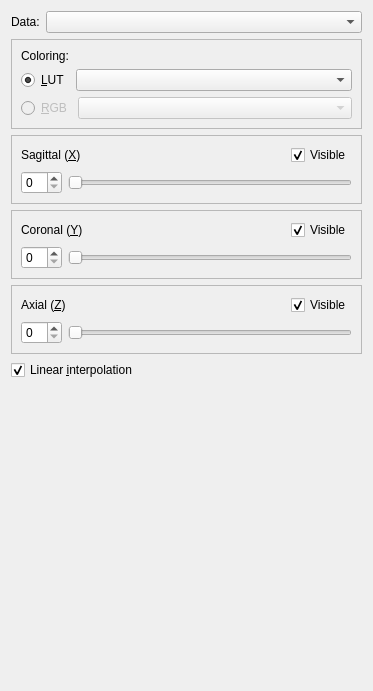
<?xml version="1.0" encoding="UTF-8"?>
<ui version="4.0">
 <class>PlanesWidget</class>
 <widget class="QWidget" name="PlanesWidget">
  <property name="geometry">
   <rect>
    <x>0</x>
    <y>0</y>
    <width>373</width>
    <height>691</height>
   </rect>
  </property>
  <property name="windowTitle">
   <string>Form</string>
  </property>
  <layout class="QVBoxLayout" name="verticalLayout_2">
   <item>
    <layout class="QHBoxLayout" name="horizontalLayout_4">
     <item>
      <widget class="QLabel" name="label">
       <property name="sizePolicy">
        <sizepolicy hsizetype="Minimum" vsizetype="Preferred">
         <horstretch>0</horstretch>
         <verstretch>0</verstretch>
        </sizepolicy>
       </property>
       <property name="text">
        <string>Data:</string>
       </property>
      </widget>
     </item>
     <item>
      <widget class="QComboBox" name="dataComboBox">
       <property name="sizePolicy">
        <sizepolicy hsizetype="MinimumExpanding" vsizetype="Fixed">
         <horstretch>0</horstretch>
         <verstretch>0</verstretch>
        </sizepolicy>
       </property>
      </widget>
     </item>
    </layout>
   </item>
   <item>
    <widget class="QFrame" name="frame">
     <property name="frameShape">
      <enum>QFrame::StyledPanel</enum>
     </property>
     <property name="frameShadow">
      <enum>QFrame::Raised</enum>
     </property>
     <layout class="QVBoxLayout" name="verticalLayout">
      <item>
       <widget class="QLabel" name="label_2">
        <property name="text">
         <string>Coloring:</string>
        </property>
        <property name="alignment">
         <set>Qt::AlignLeading|Qt::AlignLeft|Qt::AlignTop</set>
        </property>
       </widget>
      </item>
      <item>
       <layout class="QHBoxLayout" name="horizontalLayout_2">
        <item>
         <widget class="QRadioButton" name="tfRadio">
          <property name="text">
           <string>&amp;LUT</string>
          </property>
          <property name="checked">
           <bool>true</bool>
          </property>
         </widget>
        </item>
        <item>
         <widget class="QComboBox" name="tfComboBox">
          <property name="sizePolicy">
           <sizepolicy hsizetype="MinimumExpanding" vsizetype="Fixed">
            <horstretch>0</horstretch>
            <verstretch>0</verstretch>
           </sizepolicy>
          </property>
         </widget>
        </item>
       </layout>
      </item>
      <item>
       <layout class="QHBoxLayout" name="horizontalLayout">
        <item>
         <widget class="QRadioButton" name="rgbRadio">
          <property name="enabled">
           <bool>false</bool>
          </property>
          <property name="text">
           <string>&amp;RGB</string>
          </property>
         </widget>
        </item>
        <item>
         <widget class="QComboBox" name="rgbComboBox">
          <property name="enabled">
           <bool>false</bool>
          </property>
          <property name="sizePolicy">
           <sizepolicy hsizetype="MinimumExpanding" vsizetype="Fixed">
            <horstretch>0</horstretch>
            <verstretch>0</verstretch>
           </sizepolicy>
          </property>
         </widget>
        </item>
       </layout>
      </item>
     </layout>
    </widget>
   </item>
   <item>
    <widget class="QFrame" name="xFrame">
     <property name="frameShape">
      <enum>QFrame::StyledPanel</enum>
     </property>
     <property name="frameShadow">
      <enum>QFrame::Raised</enum>
     </property>
     <layout class="QVBoxLayout">
      <property name="spacing">
       <number>6</number>
      </property>
      <property name="margin">
       <number>9</number>
      </property>
      <item>
       <layout class="QHBoxLayout">
        <property name="spacing">
         <number>6</number>
        </property>
        <property name="margin">
         <number>0</number>
        </property>
        <item>
         <widget class="QLabel" name="labelX">
          <property name="text">
           <string>Sagittal (&amp;X)</string>
          </property>
          <property name="buddy">
           <cstring>spinBoxX</cstring>
          </property>
         </widget>
        </item>
        <item>
         <spacer>
          <property name="orientation">
           <enum>Qt::Horizontal</enum>
          </property>
          <property name="sizeHint" stdset="0">
           <size>
            <width>40</width>
            <height>20</height>
           </size>
          </property>
         </spacer>
        </item>
        <item>
         <widget class="QCheckBox" name="checkBoxVisibleX">
          <property name="text">
           <string>Visible</string>
          </property>
          <property name="checked">
           <bool>true</bool>
          </property>
         </widget>
        </item>
       </layout>
      </item>
      <item>
       <layout class="QHBoxLayout">
        <property name="spacing">
         <number>6</number>
        </property>
        <property name="margin">
         <number>0</number>
        </property>
        <item>
         <widget class="QSpinBox" name="spinBoxX"/>
        </item>
        <item>
         <widget class="QSlider" name="sliderX">
          <property name="orientation">
           <enum>Qt::Horizontal</enum>
          </property>
         </widget>
        </item>
       </layout>
      </item>
     </layout>
    </widget>
   </item>
   <item>
    <widget class="QFrame" name="yFrame">
     <property name="frameShape">
      <enum>QFrame::StyledPanel</enum>
     </property>
     <property name="frameShadow">
      <enum>QFrame::Raised</enum>
     </property>
     <layout class="QVBoxLayout">
      <property name="spacing">
       <number>6</number>
      </property>
      <property name="margin">
       <number>9</number>
      </property>
      <item>
       <layout class="QHBoxLayout">
        <property name="spacing">
         <number>6</number>
        </property>
        <property name="margin">
         <number>0</number>
        </property>
        <item>
         <widget class="QLabel" name="labelY">
          <property name="text">
           <string>Coronal (&amp;Y)</string>
          </property>
          <property name="buddy">
           <cstring>spinBoxY</cstring>
          </property>
         </widget>
        </item>
        <item>
         <spacer>
          <property name="orientation">
           <enum>Qt::Horizontal</enum>
          </property>
          <property name="sizeHint" stdset="0">
           <size>
            <width>40</width>
            <height>20</height>
           </size>
          </property>
         </spacer>
        </item>
        <item>
         <widget class="QCheckBox" name="checkBoxVisibleY">
          <property name="text">
           <string>Visible</string>
          </property>
          <property name="checked">
           <bool>true</bool>
          </property>
         </widget>
        </item>
       </layout>
      </item>
      <item>
       <layout class="QHBoxLayout">
        <property name="spacing">
         <number>6</number>
        </property>
        <property name="margin">
         <number>0</number>
        </property>
        <item>
         <widget class="QSpinBox" name="spinBoxY"/>
        </item>
        <item>
         <widget class="QSlider" name="sliderY">
          <property name="orientation">
           <enum>Qt::Horizontal</enum>
          </property>
         </widget>
        </item>
       </layout>
      </item>
     </layout>
    </widget>
   </item>
   <item>
    <widget class="QFrame" name="zFrame">
     <property name="frameShape">
      <enum>QFrame::StyledPanel</enum>
     </property>
     <property name="frameShadow">
      <enum>QFrame::Raised</enum>
     </property>
     <layout class="QVBoxLayout">
      <property name="spacing">
       <number>6</number>
      </property>
      <property name="margin">
       <number>9</number>
      </property>
      <item>
       <layout class="QHBoxLayout">
        <property name="spacing">
         <number>6</number>
        </property>
        <property name="margin">
         <number>0</number>
        </property>
        <item>
         <widget class="QLabel" name="labelZ">
          <property name="text">
           <string>Axial (&amp;Z)</string>
          </property>
          <property name="buddy">
           <cstring>spinBoxZ</cstring>
          </property>
         </widget>
        </item>
        <item>
         <spacer>
          <property name="orientation">
           <enum>Qt::Horizontal</enum>
          </property>
          <property name="sizeHint" stdset="0">
           <size>
            <width>40</width>
            <height>20</height>
           </size>
          </property>
         </spacer>
        </item>
        <item>
         <widget class="QCheckBox" name="checkBoxVisibleZ">
          <property name="text">
           <string>Visible</string>
          </property>
          <property name="checked">
           <bool>true</bool>
          </property>
         </widget>
        </item>
       </layout>
      </item>
      <item>
       <layout class="QHBoxLayout">
        <property name="spacing">
         <number>6</number>
        </property>
        <property name="margin">
         <number>0</number>
        </property>
        <item>
         <widget class="QSpinBox" name="spinBoxZ"/>
        </item>
        <item>
         <widget class="QSlider" name="sliderZ">
          <property name="orientation">
           <enum>Qt::Horizontal</enum>
          </property>
         </widget>
        </item>
       </layout>
      </item>
     </layout>
    </widget>
   </item>
   <item>
    <widget class="QCheckBox" name="interpolationCheckBox">
     <property name="text">
      <string>Linear &amp;interpolation</string>
     </property>
     <property name="checked">
      <bool>true</bool>
     </property>
    </widget>
   </item>
   <item>
    <spacer>
     <property name="orientation">
      <enum>Qt::Vertical</enum>
     </property>
     <property name="sizeHint" stdset="0">
      <size>
       <width>20</width>
       <height>40</height>
      </size>
     </property>
    </spacer>
   </item>
  </layout>
 </widget>
 <resources/>
 <connections>
  <connection>
   <sender>spinBoxX</sender>
   <signal>valueChanged(int)</signal>
   <receiver>sliderX</receiver>
   <slot>setValue(int)</slot>
   <hints>
    <hint type="sourcelabel">
     <x>62</x>
     <y>120</y>
    </hint>
    <hint type="destinationlabel">
     <x>106</x>
     <y>123</y>
    </hint>
   </hints>
  </connection>
  <connection>
   <sender>sliderX</sender>
   <signal>valueChanged(int)</signal>
   <receiver>spinBoxX</receiver>
   <slot>setValue(int)</slot>
   <hints>
    <hint type="sourcelabel">
     <x>198</x>
     <y>123</y>
    </hint>
    <hint type="destinationlabel">
     <x>67</x>
     <y>110</y>
    </hint>
   </hints>
  </connection>
  <connection>
   <sender>sliderY</sender>
   <signal>valueChanged(int)</signal>
   <receiver>spinBoxY</receiver>
   <slot>setValue(int)</slot>
   <hints>
    <hint type="sourcelabel">
     <x>203</x>
     <y>208</y>
    </hint>
    <hint type="destinationlabel">
     <x>78</x>
     <y>209</y>
    </hint>
   </hints>
  </connection>
  <connection>
   <sender>spinBoxY</sender>
   <signal>valueChanged(int)</signal>
   <receiver>sliderY</receiver>
   <slot>setValue(int)</slot>
   <hints>
    <hint type="sourcelabel">
     <x>84</x>
     <y>211</y>
    </hint>
    <hint type="destinationlabel">
     <x>222</x>
     <y>204</y>
    </hint>
   </hints>
  </connection>
  <connection>
   <sender>spinBoxZ</sender>
   <signal>valueChanged(int)</signal>
   <receiver>sliderZ</receiver>
   <slot>setValue(int)</slot>
   <hints>
    <hint type="sourcelabel">
     <x>84</x>
     <y>294</y>
    </hint>
    <hint type="destinationlabel">
     <x>196</x>
     <y>291</y>
    </hint>
   </hints>
  </connection>
  <connection>
   <sender>sliderZ</sender>
   <signal>valueChanged(int)</signal>
   <receiver>spinBoxZ</receiver>
   <slot>setValue(int)</slot>
   <hints>
    <hint type="sourcelabel">
     <x>340</x>
     <y>291</y>
    </hint>
    <hint type="destinationlabel">
     <x>52</x>
     <y>290</y>
    </hint>
   </hints>
  </connection>
 </connections>
</ui>
